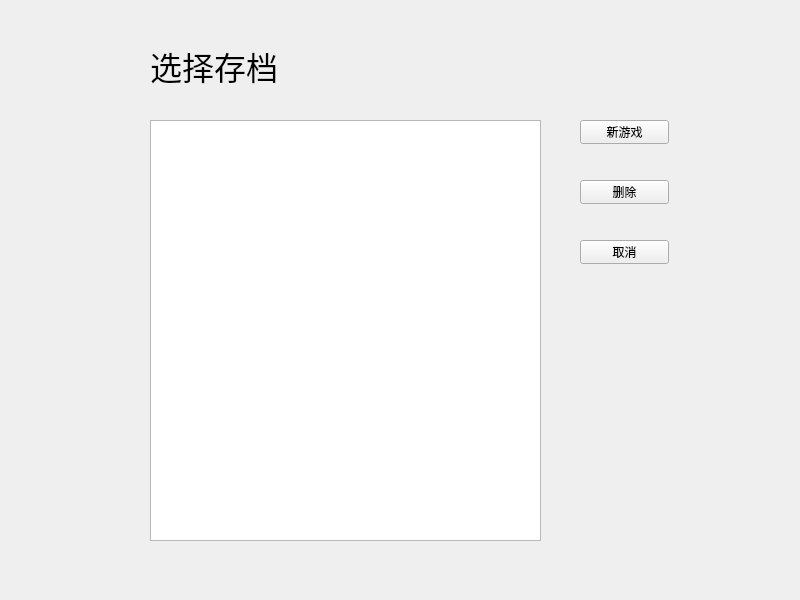
<?xml version="1.0" encoding="UTF-8"?>
<ui version="4.0">
 <class>RecordBrowser</class>
 <widget class="QWidget" name="RecordBrowser">
  <property name="geometry">
   <rect>
    <x>0</x>
    <y>0</y>
    <width>800</width>
    <height>600</height>
   </rect>
  </property>
  <property name="windowTitle">
   <string>存档</string>
  </property>
  <widget class="QListWidget" name="recordList">
   <property name="geometry">
    <rect>
     <x>150</x>
     <y>120</y>
     <width>391</width>
     <height>421</height>
    </rect>
   </property>
   <property name="font">
    <font>
     <family>字魂59号-创粗黑</family>
     <pointsize>12</pointsize>
    </font>
   </property>
   <property name="mouseTracking">
    <bool>true</bool>
   </property>
   <property name="frameShape">
    <enum>QFrame::StyledPanel</enum>
   </property>
   <property name="editTriggers">
    <set>QAbstractItemView::DoubleClicked|QAbstractItemView::EditKeyPressed</set>
   </property>
   <property name="alternatingRowColors">
    <bool>true</bool>
   </property>
   <property name="viewMode">
    <enum>QListView::ListMode</enum>
   </property>
  </widget>
  <widget class="QLabel" name="label">
   <property name="geometry">
    <rect>
     <x>150</x>
     <y>30</y>
     <width>191</width>
     <height>71</height>
    </rect>
   </property>
   <property name="font">
    <font>
     <family>微软雅黑 Light</family>
     <pointsize>24</pointsize>
    </font>
   </property>
   <property name="text">
    <string>选择存档</string>
   </property>
  </widget>
  <widget class="QPushButton" name="new_record_button">
   <property name="geometry">
    <rect>
     <x>580</x>
     <y>120</y>
     <width>89</width>
     <height>24</height>
    </rect>
   </property>
   <property name="text">
    <string>新游戏</string>
   </property>
  </widget>
  <widget class="QPushButton" name="delete_record_button">
   <property name="geometry">
    <rect>
     <x>580</x>
     <y>180</y>
     <width>89</width>
     <height>24</height>
    </rect>
   </property>
   <property name="text">
    <string>删除</string>
   </property>
  </widget>
  <widget class="QPushButton" name="cancel_button">
   <property name="geometry">
    <rect>
     <x>580</x>
     <y>240</y>
     <width>89</width>
     <height>24</height>
    </rect>
   </property>
   <property name="text">
    <string>取消</string>
   </property>
  </widget>
 </widget>
 <resources/>
 <connections/>
</ui>
